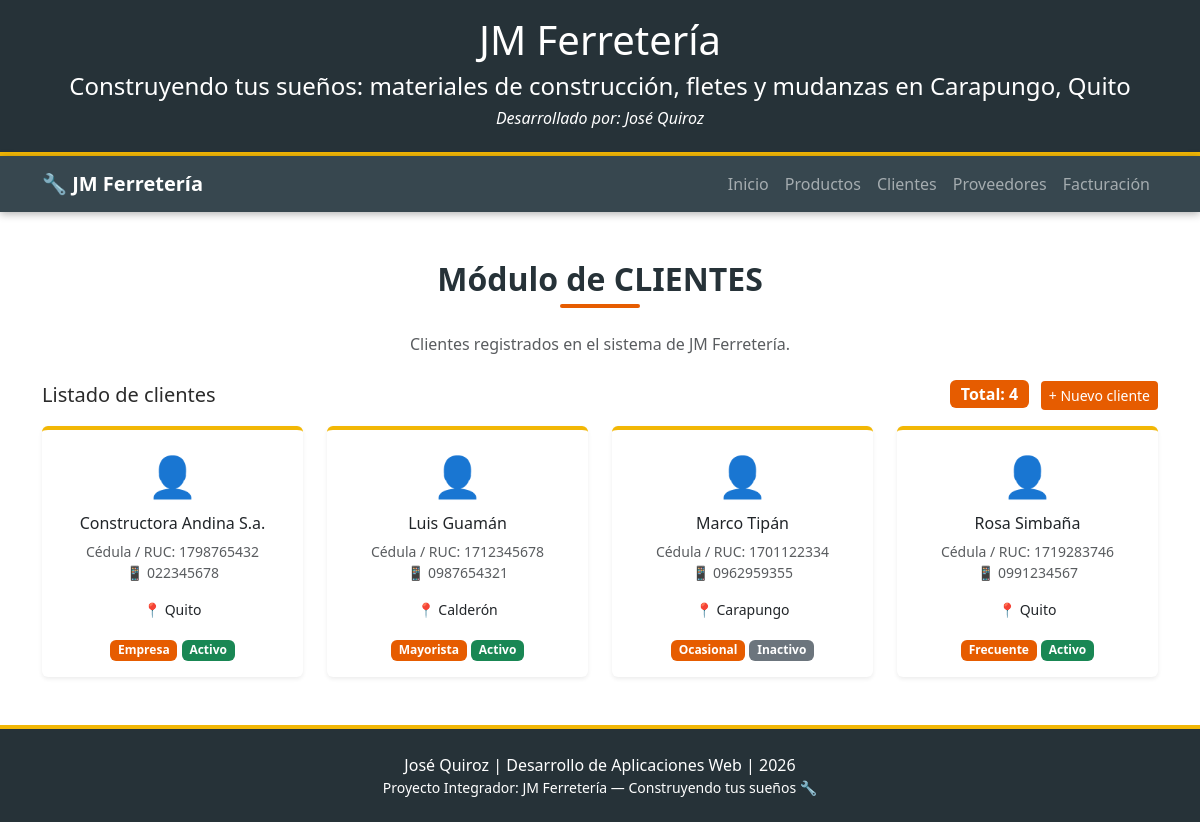
Screenshot of /clientes with the database file from the repository.
### tables this page shows
CREATE TABLE clientes (
            id INTEGER PRIMARY KEY AUTOINCREMENT,
            cedula TEXT NOT NULL,
            nombre TEXT NOT NULL,
            telefono TEXT NOT NULL,
            correo TEXT,
            ciudad TEXT NOT NULL,
            tipo TEXT NOT NULL,
            activo INTEGER NOT NULL DEFAULT 1
        );

### app.py (the view)
@app.route('/clientes')
def clientes():
    return render_template(
        'clientes.html',
        titulo_modulo="Clientes",
        clientes=bd.listar_clientes()
    )

### app.py (called while the page is built)
@app.context_processor
def datos_generales():
    return {
        "empresa": EMPRESA,
        "lema": LEMA,
        "ciudad": CIUDAD,
        "estudiante": ESTUDIANTE,
        "asignatura": ASIGNATURA,
        "anio": ANIO
    }

### database.py (called while the page is built)
def conectar():
    os.makedirs(CARPETA_DATOS, exist_ok=True)
    conn = sqlite3.connect(RUTA_BD)
    conn.row_factory = sqlite3.Row
    return conn

def listar_clientes():
    conn = conectar()
    cursor = conn.cursor()
    cursor.execute("SELECT * FROM clientes ORDER BY nombre")
    filas = cursor.fetchall()
    conn.close()
    return [dict(fila) for fila in filas]

### templates/clientes.html (shortened to what this page needs)
{% extends "base.html" %}
{% block content %}
<section class="py-5">
    <div class="container">
        <h2 class="text-center titulo-seccion mb-4">Módulo de {{ titulo_modulo|upper }}</h2>
        <p class="text-center text-muted mb-4">
            Clientes registrados en el sistema de {{ empresa }}.
        </p>
        <div class="d-flex justify-content-between align-items-center mb-3">
            <h3 class="fs-5 m-0">Listado de clientes</h3>
            <div>
                <span class="badge bg-obra fs-6">Total: {{ clientes|length }}</span>
                <a href="{{ url_for('nuevo_cliente') }}" class="btn btn-obra btn-sm ms-2">+ Nuevo cliente</a>
            </div>
        </div>
        <div class="row g-4">
            {% for cliente in clientes %}
            <div class="col-md-6 col-lg-3">
                <div class="card h-100 shadow-sm tarjeta-producto">
                    <div class="card-body text-center">
                        <div class="icono-tarjeta">👤</div>
                        <h3 class="card-title fs-6">{{ cliente.nombre|title }}</h3>
                        <p class="card-text small text-muted m-0">Cédula / RUC: {{ cliente.cedula }}</p>
                        <p class="card-text small text-muted">📱 {{ cliente.telefono }}</p>
                        <p class="card-text small">📍 {{ cliente.ciudad }}</p>
                        <span class="badge bg-obra">{{ cliente.tipo }}</span>
                        {% if cliente.activo %}
                        <span class="badge bg-success">Activo</span>
                        {% else %}
                        <span class="badge bg-secondary">Inactivo</span>
                        {% endif %}
                    </div>
                </div>
            </div>
            {% endfor %}
        </div>
    </div>
</section>
{% endblock %}

### static/css/style.css (style rules this page uses)
:root { --color-acero-oscuro: #263238; --color-acero: #37474f; --color-naranja: #e65c00; --color-naranja-oscuro: #bf4a00; --color-arena: #f5f1ea; --color-amarillo: #f2b705; --color-texto: #2b2b2b; }
body { font-family: "Segoe UI", Verdana, Arial, sans-serif; color: var(--color-texto); scroll-behavior: smooth; }
.titulo-seccion { color: var(--color-acero-oscuro); font-weight: 700; position: relative; padding-bottom: 10px; }
.titulo-seccion::after { content: ""; position: absolute; left: 50%; transform: translateX(-50%); bottom: 0; width: 80px; height: 4px; background-color: var(--color-naranja); border-radius: 2px; }
.btn-obra { background-color: var(--color-naranja); color: #ffffff; border: none; transition: transform 0.2s ease, background-color 0.2s ease; }
.tarjeta-producto { border: none; border-top: 4px solid var(--color-amarillo); transition: transform 0.25s ease, box-shadow 0.25s ease; }
.icono-tarjeta { font-size: 2.5rem; margin-bottom: 8px; }
.bg-obra { background-color: var(--color-naranja); }

### rows the page displays
clientes: nombre "Constructora Andina S.a.", cedula "1798765432", telefono "022345678", ciudad "Quito", tipo "Empresa", activo "Activo"
clientes: nombre "Luis Guamán", cedula "1712345678", telefono "0987654321", ciudad "Calderón", tipo "Mayorista", activo "Activo"
clientes: nombre "Marco Tipán", cedula "1701122334", telefono "0962959355", ciudad "Carapungo", tipo "Ocasional", activo "Inactivo"
clientes: nombre "Rosa Simbaña", cedula "1719283746", telefono "0991234567", ciudad "Quito", tipo "Frecuente", activo "Activo"

### other values shown
{{ empresa }} "JM Ferretería"
{{ lema }} "Construyendo tus sueños"
{{ ciudad }} "Carapungo, Quito"
{{ estudiante }} "José Quiroz"
{{ titulo_modulo|upper }} "CLIENTES"
{{ clientes|length }} "4"
{{ asignatura }} "Desarrollo de Aplicaciones Web"
{{ anio }} "2026"
